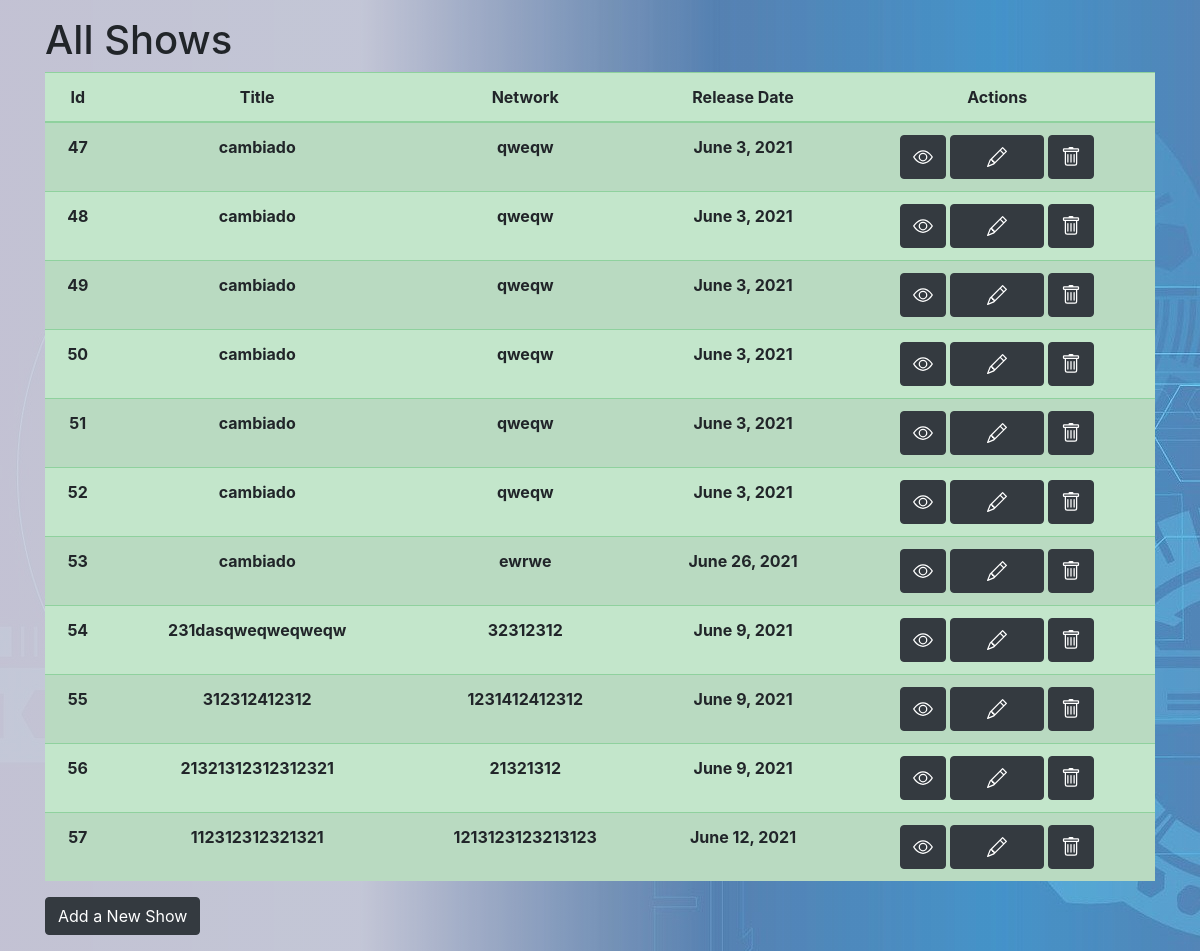
The app's page /shows, older data.
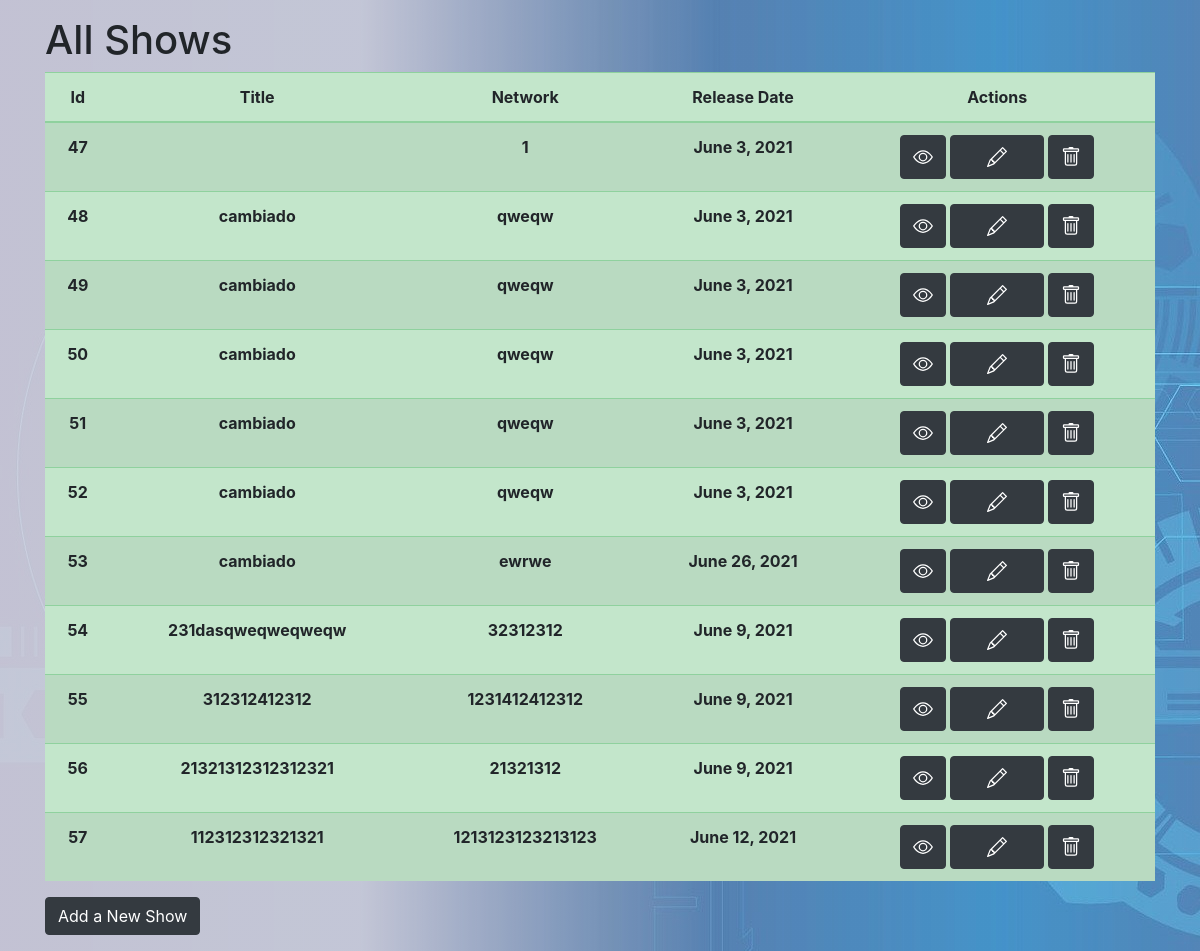
The same page, newer data.
### app_tv/models.py (models this page shows, shortened)
class Show(models.Model):
    title = models.CharField(max_length=50)
    network = models.CharField(max_length=50)
    release_date=models.DateField()
    description=models.CharField(max_length=50)
    created_at = models.DateTimeField(auto_now_add=True)
    updated_at = models.DateTimeField(auto_now=True)
    objects=ShowManager()

### app_tv/views.py (the view)
# urls.py: path('shows',views.show),
def show(request):
    context={
        "shows":Show.objects.all()
    }
    return render(request,"read-all.html",context)

### app_tv/templates/read-all.html (shortened to what this page needs)
{% extends "base.html" %}
{% block contenido %}
<div class="container  py-3">
	<h1 class="text-left">All Shows</h1>
	<table class="table table-success table-striped text-center">
		<thead>
			<tr>
				<th>Id</th>
				<th>Title</th>
				<th>Network</th>
				<th>Release Date</th>
				<th>Actions</th>
			</tr>
		</thead>
		<tbody>
			{% for show in shows %}
			<tr>
				<th>{{show.id}}</th>
				<th>{{show.title}}</th>
				<th>{{show.network}}</th>
				<th>{{show.release_date}}</th>
				<th>
					<a href="shows/{{show.id}}">
						<button type="button" class="btn btn-dark" data-bs-toggle="modal"
							data-bs-target="#exampleModal">
						</button>
					</a>
					<a href="shows/{{show.id}}/edit">
						<button type="button" class="btn btn-dark" data-bs-toggle="modal"
							data-bs-target="#exampleModal">
						</button>
					</a>
					<a href="shows/{{show.id}}/destroy">
						<button type="button" class="btn btn-dark" data-bs-toggle="modal"
							data-bs-target="#exampleModal">
						</button>
					</a>
				</th>
			</tr>
			{% endfor %}
		</tbody>
	</table>
	<a href="/shows/new"><button type="button" class="btn btn-dark"> Add a New Show</button></a>
</div>
{% endblock %}

Row changes from the older to the newer data that the page shows:
changed Show id 47: network "qweqw" → "1"; title "cambiado" → (not shown)
